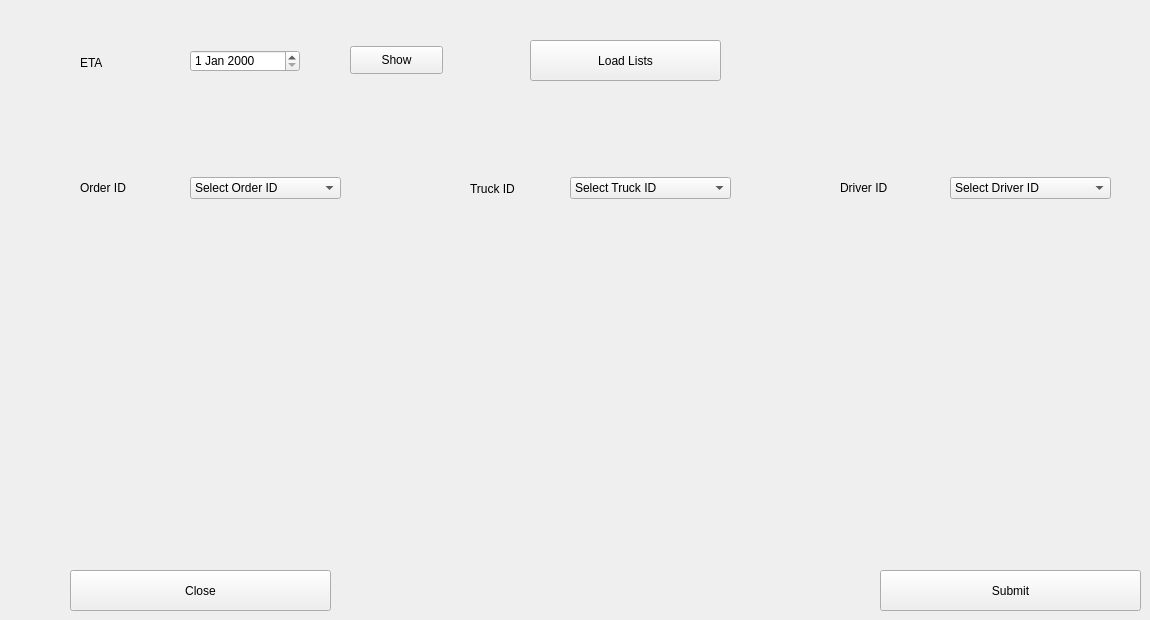
     <widget class="QWidget" name="tab_Refill_Delivery_Submit">
      <attribute name="title">
       <string>Delivery_Submit</string>
      </attribute>
      <widget class="QComboBox" name="comboBox_Refill_Delivery_Order_ID">
       <property name="geometry">
        <rect>
         <x>190</x>
         <y>177</y>
         <width>151</width>
         <height>22</height>
        </rect>
       </property>
       <item>
        <property name="text">
         <string>Select Order ID</string>
        </property>
       </item>
      </widget>
      <widget class="QComboBox" name="comboBox_Refill_Delivery_Truck_ID">
       <property name="geometry">
        <rect>
         <x>570</x>
         <y>177</y>
         <width>161</width>
         <height>22</height>
        </rect>
       </property>
       <item>
        <property name="text">
         <string>Select Truck ID</string>
        </property>
       </item>
      </widget>
      <widget class="QComboBox" name="comboBox_Refill_Delivery_Driver_ID">
       <property name="geometry">
        <rect>
         <x>950</x>
         <y>177</y>
         <width>161</width>
         <height>22</height>
        </rect>
       </property>
       <item>
        <property name="text">
         <string>Select Driver ID</string>
        </property>
       </item>
      </widget>
      <widget class="QLabel" name="label_Refill_Delivery_Order_ID">
       <property name="geometry">
        <rect>
         <x>80</x>
         <y>180</y>
         <width>55</width>
         <height>16</height>
        </rect>
       </property>
       <property name="text">
        <string>Order ID</string>
       </property>
      </widget>
      <widget class="QLabel" name="label_Refill_Delivery_Truck_ID">
       <property name="geometry">
        <rect>
         <x>470</x>
         <y>181</y>
         <width>55</width>
         <height>16</height>
        </rect>
       </property>
       <property name="text">
        <string>Truck ID</string>
       </property>
      </widget>
      <widget class="QLabel" name="label_Refill_Delivery_Driver_ID">
       <property name="geometry">
        <rect>
         <x>840</x>
         <y>180</y>
         <width>55</width>
         <height>16</height>
        </rect>
       </property>
       <property name="text">
        <string>Driver ID</string>
       </property>
      </widget>
      <widget class="QPushButton" name="pushButton_Delivery_Refill_Close">
       <property name="geometry">
        <rect>
         <x>70</x>
         <y>570</y>
         <width>261</width>
         <height>41</height>
        </rect>
       </property>
       <property name="text">
        <string>Close</string>
       </property>
      </widget>
      <widget class="QPushButton" name="pushButton_Delivery_Refill_Submit">
       <property name="geometry">
        <rect>
         <x>880</x>
         <y>570</y>
         <width>261</width>
         <height>41</height>
        </rect>
       </property>
       <property name="text">
        <string>Submit</string>
       </property>
      </widget>
      <widget class="QLabel" name="label_Refill_Delivery_Delivery_ID">
       <property name="geometry">
        <rect>
         <x>80</x>
         <y>55</y>
         <width>71</width>
         <height>16</height>
        </rect>
       </property>
       <property name="text">
        <string>ETA</string>
       </property>
      </widget>
      <widget class="QPushButton" name="pushButton_Load_Delivery_Details">
       <property name="geometry">
        <rect>
         <x>530</x>
         <y>40</y>
         <width>191</width>
         <height>41</height>
        </rect>
       </property>
       <property name="text">
        <string>Load Lists</string>
       </property>
      </widget>
      <widget class="QDateEdit" name="dateEdit_Delivery_ETA_order_2">
       <property name="geometry">
        <rect>
         <x>190</x>
         <y>50</y>
         <width>110</width>
         <height>22</height>
        </rect>
       </property>
      </widget>
      <widget class="QPushButton" name="pushButton">
       <property name="geometry">
        <rect>
         <x>350</x>
         <y>46</y>
         <width>93</width>
         <height>28</height>
        </rect>
       </property>
       <property name="text">
        <string>Show</string>
       </property>
      </widget>
     </widget>
